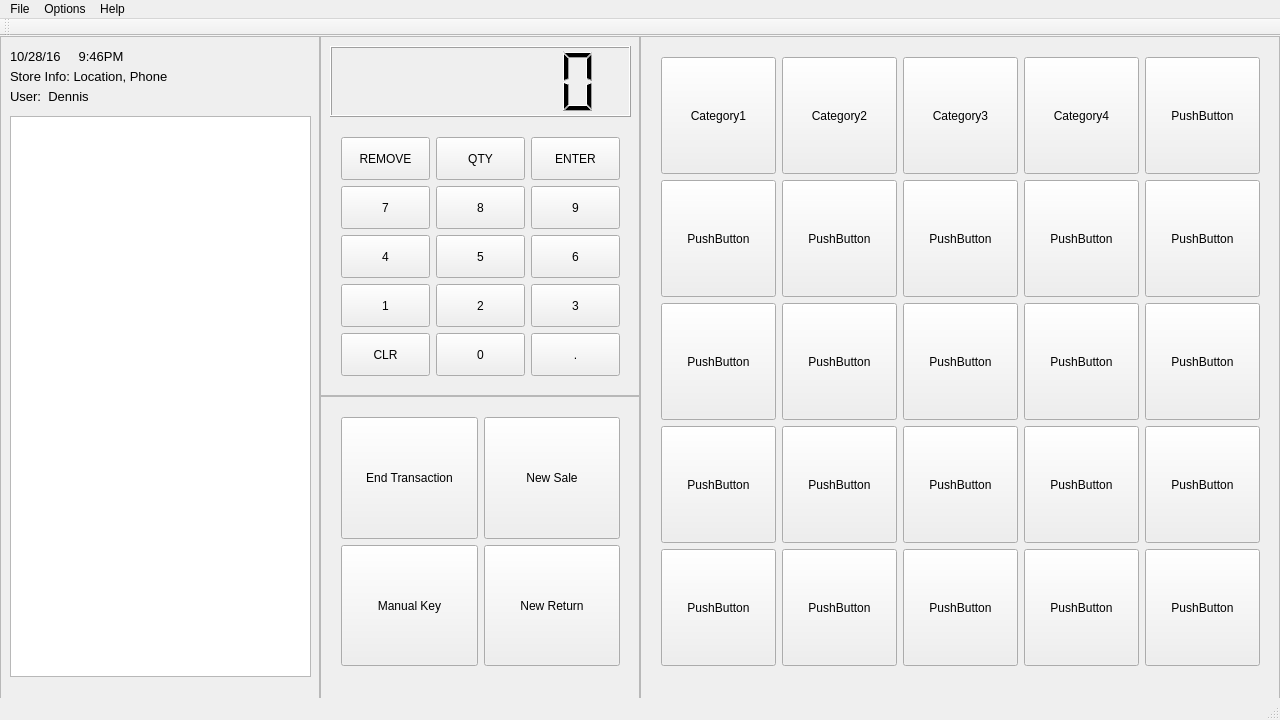
<?xml version="1.0" encoding="UTF-8"?>
<ui version="4.0">
 <class>MainWindow</class>
 <widget class="QMainWindow" name="MainWindow">
  <property name="geometry">
   <rect>
    <x>0</x>
    <y>0</y>
    <width>1280</width>
    <height>720</height>
   </rect>
  </property>
  <property name="windowTitle">
   <string>MainWindow</string>
  </property>
  <widget class="QWidget" name="centralWidget">
   <widget class="QFrame" name="frame">
    <property name="geometry">
     <rect>
      <x>320</x>
      <y>0</y>
      <width>320</width>
      <height>360</height>
     </rect>
    </property>
    <property name="frameShape">
     <enum>QFrame::StyledPanel</enum>
    </property>
    <property name="frameShadow">
     <enum>QFrame::Raised</enum>
    </property>
    <widget class="QWidget" name="widget" native="true">
     <property name="geometry">
      <rect>
       <x>10</x>
       <y>10</y>
       <width>301</width>
       <height>341</height>
      </rect>
     </property>
     <widget class="QLCDNumber" name="lcdNumber">
      <property name="geometry">
       <rect>
        <x>0</x>
        <y>0</y>
        <width>301</width>
        <height>71</height>
       </rect>
      </property>
      <property name="smallDecimalPoint">
       <bool>true</bool>
      </property>
      <property name="digitCount">
       <number>6</number>
      </property>
      <property name="segmentStyle">
       <enum>QLCDNumber::Filled</enum>
      </property>
      <property name="value" stdset="0">
       <double>0.000000000000000</double>
      </property>
      <property name="intValue" stdset="0">
       <number>0</number>
      </property>
      <property name="lcd_value" stdset="0">
       <number>0</number>
      </property>
     </widget>
     <widget class="QWidget" name="gridLayoutWidget">
      <property name="geometry">
       <rect>
        <x>0</x>
        <y>80</y>
        <width>301</width>
        <height>261</height>
       </rect>
      </property>
      <layout class="QGridLayout" name="gridLayout">
       <item row="3" column="1">
        <widget class="QPushButton" name="pushButton2">
         <property name="sizePolicy">
          <sizepolicy hsizetype="MinimumExpanding" vsizetype="MinimumExpanding">
           <horstretch>0</horstretch>
           <verstretch>0</verstretch>
          </sizepolicy>
         </property>
         <property name="minimumSize">
          <size>
           <width>2</width>
           <height>0</height>
          </size>
         </property>
         <property name="text">
          <string>2</string>
         </property>
        </widget>
       </item>
       <item row="3" column="0">
        <widget class="QPushButton" name="pushButton1">
         <property name="sizePolicy">
          <sizepolicy hsizetype="MinimumExpanding" vsizetype="MinimumExpanding">
           <horstretch>0</horstretch>
           <verstretch>0</verstretch>
          </sizepolicy>
         </property>
         <property name="minimumSize">
          <size>
           <width>2</width>
           <height>0</height>
          </size>
         </property>
         <property name="text">
          <string>1</string>
         </property>
        </widget>
       </item>
       <item row="2" column="1">
        <widget class="QPushButton" name="pushButton5">
         <property name="sizePolicy">
          <sizepolicy hsizetype="MinimumExpanding" vsizetype="MinimumExpanding">
           <horstretch>0</horstretch>
           <verstretch>0</verstretch>
          </sizepolicy>
         </property>
         <property name="minimumSize">
          <size>
           <width>2</width>
           <height>0</height>
          </size>
         </property>
         <property name="text">
          <string>5</string>
         </property>
        </widget>
       </item>
       <item row="2" column="2">
        <widget class="QPushButton" name="pushButton6">
         <property name="sizePolicy">
          <sizepolicy hsizetype="MinimumExpanding" vsizetype="MinimumExpanding">
           <horstretch>0</horstretch>
           <verstretch>0</verstretch>
          </sizepolicy>
         </property>
         <property name="minimumSize">
          <size>
           <width>2</width>
           <height>0</height>
          </size>
         </property>
         <property name="text">
          <string>6</string>
         </property>
        </widget>
       </item>
       <item row="1" column="2">
        <widget class="QPushButton" name="pushButton9">
         <property name="sizePolicy">
          <sizepolicy hsizetype="MinimumExpanding" vsizetype="MinimumExpanding">
           <horstretch>0</horstretch>
           <verstretch>0</verstretch>
          </sizepolicy>
         </property>
         <property name="minimumSize">
          <size>
           <width>2</width>
           <height>0</height>
          </size>
         </property>
         <property name="text">
          <string>9</string>
         </property>
        </widget>
       </item>
       <item row="3" column="2">
        <widget class="QPushButton" name="pushButton3">
         <property name="sizePolicy">
          <sizepolicy hsizetype="MinimumExpanding" vsizetype="MinimumExpanding">
           <horstretch>0</horstretch>
           <verstretch>0</verstretch>
          </sizepolicy>
         </property>
         <property name="minimumSize">
          <size>
           <width>2</width>
           <height>0</height>
          </size>
         </property>
         <property name="text">
          <string>3</string>
         </property>
        </widget>
       </item>
       <item row="0" column="2">
        <widget class="QPushButton" name="pushButtonEnter">
         <property name="sizePolicy">
          <sizepolicy hsizetype="Minimum" vsizetype="MinimumExpanding">
           <horstretch>0</horstretch>
           <verstretch>0</verstretch>
          </sizepolicy>
         </property>
         <property name="text">
          <string>ENTER</string>
         </property>
        </widget>
       </item>
       <item row="1" column="1">
        <widget class="QPushButton" name="pushButton8">
         <property name="sizePolicy">
          <sizepolicy hsizetype="MinimumExpanding" vsizetype="MinimumExpanding">
           <horstretch>0</horstretch>
           <verstretch>0</verstretch>
          </sizepolicy>
         </property>
         <property name="minimumSize">
          <size>
           <width>2</width>
           <height>0</height>
          </size>
         </property>
         <property name="text">
          <string>8</string>
         </property>
        </widget>
       </item>
       <item row="1" column="0">
        <widget class="QPushButton" name="pushButton7">
         <property name="sizePolicy">
          <sizepolicy hsizetype="MinimumExpanding" vsizetype="MinimumExpanding">
           <horstretch>0</horstretch>
           <verstretch>0</verstretch>
          </sizepolicy>
         </property>
         <property name="minimumSize">
          <size>
           <width>2</width>
           <height>0</height>
          </size>
         </property>
         <property name="text">
          <string>7</string>
         </property>
        </widget>
       </item>
       <item row="2" column="0">
        <widget class="QPushButton" name="pushButton4">
         <property name="sizePolicy">
          <sizepolicy hsizetype="MinimumExpanding" vsizetype="MinimumExpanding">
           <horstretch>0</horstretch>
           <verstretch>0</verstretch>
          </sizepolicy>
         </property>
         <property name="minimumSize">
          <size>
           <width>2</width>
           <height>0</height>
          </size>
         </property>
         <property name="text">
          <string>4</string>
         </property>
        </widget>
       </item>
       <item row="4" column="1">
        <widget class="QPushButton" name="pushButton0">
         <property name="sizePolicy">
          <sizepolicy hsizetype="MinimumExpanding" vsizetype="MinimumExpanding">
           <horstretch>0</horstretch>
           <verstretch>0</verstretch>
          </sizepolicy>
         </property>
         <property name="minimumSize">
          <size>
           <width>2</width>
           <height>0</height>
          </size>
         </property>
         <property name="text">
          <string>0</string>
         </property>
        </widget>
       </item>
       <item row="0" column="1">
        <widget class="QPushButton" name="pushButtonQty">
         <property name="sizePolicy">
          <sizepolicy hsizetype="Minimum" vsizetype="MinimumExpanding">
           <horstretch>0</horstretch>
           <verstretch>0</verstretch>
          </sizepolicy>
         </property>
         <property name="text">
          <string>QTY</string>
         </property>
        </widget>
       </item>
       <item row="4" column="2">
        <widget class="QPushButton" name="pushButtonDecimal">
         <property name="sizePolicy">
          <sizepolicy hsizetype="Minimum" vsizetype="MinimumExpanding">
           <horstretch>0</horstretch>
           <verstretch>0</verstretch>
          </sizepolicy>
         </property>
         <property name="text">
          <string>.</string>
         </property>
        </widget>
       </item>
       <item row="0" column="0">
        <widget class="QPushButton" name="pushButtonRemove">
         <property name="sizePolicy">
          <sizepolicy hsizetype="Minimum" vsizetype="MinimumExpanding">
           <horstretch>0</horstretch>
           <verstretch>0</verstretch>
          </sizepolicy>
         </property>
         <property name="text">
          <string>REMOVE</string>
         </property>
        </widget>
       </item>
       <item row="4" column="0">
        <widget class="QPushButton" name="pushButtonClr">
         <property name="sizePolicy">
          <sizepolicy hsizetype="MinimumExpanding" vsizetype="MinimumExpanding">
           <horstretch>0</horstretch>
           <verstretch>0</verstretch>
          </sizepolicy>
         </property>
         <property name="text">
          <string>CLR</string>
         </property>
        </widget>
       </item>
      </layout>
     </widget>
    </widget>
   </widget>
   <widget class="QFrame" name="frame_2">
    <property name="geometry">
     <rect>
      <x>640</x>
      <y>0</y>
      <width>640</width>
      <height>720</height>
     </rect>
    </property>
    <property name="frameShape">
     <enum>QFrame::StyledPanel</enum>
    </property>
    <property name="frameShadow">
     <enum>QFrame::Raised</enum>
    </property>
    <widget class="QWidget" name="gridLayoutWidget_3">
     <property name="geometry">
      <rect>
       <x>10</x>
       <y>10</y>
       <width>621</width>
       <height>631</height>
      </rect>
     </property>
     <layout class="QGridLayout" name="gridLayout_3">
      <item row="2" column="3">
       <widget class="QPushButton" name="pushButton_5">
        <property name="enabled">
         <bool>true</bool>
        </property>
        <property name="sizePolicy">
         <sizepolicy hsizetype="Minimum" vsizetype="MinimumExpanding">
          <horstretch>0</horstretch>
          <verstretch>0</verstretch>
         </sizepolicy>
        </property>
        <property name="text">
         <string>PushButton</string>
        </property>
       </widget>
      </item>
      <item row="2" column="4">
       <widget class="QPushButton" name="pushButton_6">
        <property name="enabled">
         <bool>true</bool>
        </property>
        <property name="sizePolicy">
         <sizepolicy hsizetype="Minimum" vsizetype="MinimumExpanding">
          <horstretch>0</horstretch>
          <verstretch>0</verstretch>
         </sizepolicy>
        </property>
        <property name="text">
         <string>PushButton</string>
        </property>
       </widget>
      </item>
      <item row="1" column="0">
       <widget class="QPushButton" name="pushButton_18">
        <property name="enabled">
         <bool>true</bool>
        </property>
        <property name="sizePolicy">
         <sizepolicy hsizetype="Minimum" vsizetype="MinimumExpanding">
          <horstretch>0</horstretch>
          <verstretch>0</verstretch>
         </sizepolicy>
        </property>
        <property name="text">
         <string>PushButton</string>
        </property>
       </widget>
      </item>
      <item row="4" column="1">
       <widget class="QPushButton" name="pushButton_22">
        <property name="enabled">
         <bool>true</bool>
        </property>
        <property name="sizePolicy">
         <sizepolicy hsizetype="Minimum" vsizetype="MinimumExpanding">
          <horstretch>0</horstretch>
          <verstretch>0</verstretch>
         </sizepolicy>
        </property>
        <property name="text">
         <string>PushButton</string>
        </property>
       </widget>
      </item>
      <item row="4" column="4">
       <widget class="QPushButton" name="pushButton_25">
        <property name="enabled">
         <bool>true</bool>
        </property>
        <property name="sizePolicy">
         <sizepolicy hsizetype="Minimum" vsizetype="MinimumExpanding">
          <horstretch>0</horstretch>
          <verstretch>0</verstretch>
         </sizepolicy>
        </property>
        <property name="text">
         <string>PushButton</string>
        </property>
       </widget>
      </item>
      <item row="4" column="2">
       <widget class="QPushButton" name="pushButton_23">
        <property name="enabled">
         <bool>true</bool>
        </property>
        <property name="sizePolicy">
         <sizepolicy hsizetype="Minimum" vsizetype="MinimumExpanding">
          <horstretch>0</horstretch>
          <verstretch>0</verstretch>
         </sizepolicy>
        </property>
        <property name="text">
         <string>PushButton</string>
        </property>
       </widget>
      </item>
      <item row="4" column="3">
       <widget class="QPushButton" name="pushButton_24">
        <property name="enabled">
         <bool>true</bool>
        </property>
        <property name="sizePolicy">
         <sizepolicy hsizetype="Minimum" vsizetype="MinimumExpanding">
          <horstretch>0</horstretch>
          <verstretch>0</verstretch>
         </sizepolicy>
        </property>
        <property name="text">
         <string>PushButton</string>
        </property>
       </widget>
      </item>
      <item row="0" column="0">
       <widget class="QPushButton" name="pushButton_3">
        <property name="enabled">
         <bool>true</bool>
        </property>
        <property name="sizePolicy">
         <sizepolicy hsizetype="Minimum" vsizetype="MinimumExpanding">
          <horstretch>0</horstretch>
          <verstretch>0</verstretch>
         </sizepolicy>
        </property>
        <property name="text">
         <string>Category1</string>
        </property>
       </widget>
      </item>
      <item row="0" column="1">
       <widget class="QPushButton" name="pushButton">
        <property name="enabled">
         <bool>true</bool>
        </property>
        <property name="sizePolicy">
         <sizepolicy hsizetype="Minimum" vsizetype="MinimumExpanding">
          <horstretch>0</horstretch>
          <verstretch>0</verstretch>
         </sizepolicy>
        </property>
        <property name="text">
         <string>Category2</string>
        </property>
       </widget>
      </item>
      <item row="1" column="2">
       <widget class="QPushButton" name="pushButton_8">
        <property name="enabled">
         <bool>true</bool>
        </property>
        <property name="sizePolicy">
         <sizepolicy hsizetype="Minimum" vsizetype="MinimumExpanding">
          <horstretch>0</horstretch>
          <verstretch>0</verstretch>
         </sizepolicy>
        </property>
        <property name="text">
         <string>PushButton</string>
        </property>
       </widget>
      </item>
      <item row="2" column="2">
       <widget class="QPushButton" name="pushButton_9">
        <property name="enabled">
         <bool>true</bool>
        </property>
        <property name="sizePolicy">
         <sizepolicy hsizetype="Minimum" vsizetype="MinimumExpanding">
          <horstretch>0</horstretch>
          <verstretch>0</verstretch>
         </sizepolicy>
        </property>
        <property name="text">
         <string>PushButton</string>
        </property>
       </widget>
      </item>
      <item row="3" column="4">
       <widget class="QPushButton" name="pushButton_12">
        <property name="enabled">
         <bool>true</bool>
        </property>
        <property name="sizePolicy">
         <sizepolicy hsizetype="Minimum" vsizetype="MinimumExpanding">
          <horstretch>0</horstretch>
          <verstretch>0</verstretch>
         </sizepolicy>
        </property>
        <property name="text">
         <string>PushButton</string>
        </property>
       </widget>
      </item>
      <item row="3" column="2">
       <widget class="QPushButton" name="pushButton_10">
        <property name="enabled">
         <bool>true</bool>
        </property>
        <property name="sizePolicy">
         <sizepolicy hsizetype="Minimum" vsizetype="MinimumExpanding">
          <horstretch>0</horstretch>
          <verstretch>0</verstretch>
         </sizepolicy>
        </property>
        <property name="text">
         <string>PushButton</string>
        </property>
       </widget>
      </item>
      <item row="3" column="3">
       <widget class="QPushButton" name="pushButton_11">
        <property name="enabled">
         <bool>true</bool>
        </property>
        <property name="sizePolicy">
         <sizepolicy hsizetype="Minimum" vsizetype="MinimumExpanding">
          <horstretch>0</horstretch>
          <verstretch>0</verstretch>
         </sizepolicy>
        </property>
        <property name="text">
         <string>PushButton</string>
        </property>
       </widget>
      </item>
      <item row="1" column="1">
       <widget class="QPushButton" name="pushButton_14">
        <property name="enabled">
         <bool>true</bool>
        </property>
        <property name="sizePolicy">
         <sizepolicy hsizetype="Minimum" vsizetype="MinimumExpanding">
          <horstretch>0</horstretch>
          <verstretch>0</verstretch>
         </sizepolicy>
        </property>
        <property name="text">
         <string>PushButton</string>
        </property>
       </widget>
      </item>
      <item row="2" column="1">
       <widget class="QPushButton" name="pushButton_15">
        <property name="enabled">
         <bool>true</bool>
        </property>
        <property name="sizePolicy">
         <sizepolicy hsizetype="Minimum" vsizetype="MinimumExpanding">
          <horstretch>0</horstretch>
          <verstretch>0</verstretch>
         </sizepolicy>
        </property>
        <property name="text">
         <string>PushButton</string>
        </property>
       </widget>
      </item>
      <item row="3" column="1">
       <widget class="QPushButton" name="pushButton_16">
        <property name="enabled">
         <bool>true</bool>
        </property>
        <property name="sizePolicy">
         <sizepolicy hsizetype="Minimum" vsizetype="MinimumExpanding">
          <horstretch>0</horstretch>
          <verstretch>0</verstretch>
         </sizepolicy>
        </property>
        <property name="text">
         <string>PushButton</string>
        </property>
       </widget>
      </item>
      <item row="3" column="0">
       <widget class="QPushButton" name="pushButton_20">
        <property name="enabled">
         <bool>true</bool>
        </property>
        <property name="sizePolicy">
         <sizepolicy hsizetype="Minimum" vsizetype="MinimumExpanding">
          <horstretch>0</horstretch>
          <verstretch>0</verstretch>
         </sizepolicy>
        </property>
        <property name="text">
         <string>PushButton</string>
        </property>
       </widget>
      </item>
      <item row="2" column="0">
       <widget class="QPushButton" name="pushButton_19">
        <property name="enabled">
         <bool>true</bool>
        </property>
        <property name="sizePolicy">
         <sizepolicy hsizetype="Minimum" vsizetype="MinimumExpanding">
          <horstretch>0</horstretch>
          <verstretch>0</verstretch>
         </sizepolicy>
        </property>
        <property name="text">
         <string>PushButton</string>
        </property>
       </widget>
      </item>
      <item row="4" column="0">
       <widget class="QPushButton" name="pushButton_21">
        <property name="enabled">
         <bool>true</bool>
        </property>
        <property name="sizePolicy">
         <sizepolicy hsizetype="Minimum" vsizetype="MinimumExpanding">
          <horstretch>0</horstretch>
          <verstretch>0</verstretch>
         </sizepolicy>
        </property>
        <property name="text">
         <string>PushButton</string>
        </property>
       </widget>
      </item>
      <item row="0" column="4">
       <widget class="QPushButton" name="pushButton_7">
        <property name="enabled">
         <bool>true</bool>
        </property>
        <property name="sizePolicy">
         <sizepolicy hsizetype="Minimum" vsizetype="MinimumExpanding">
          <horstretch>0</horstretch>
          <verstretch>0</verstretch>
         </sizepolicy>
        </property>
        <property name="text">
         <string>PushButton</string>
        </property>
       </widget>
      </item>
      <item row="0" column="2">
       <widget class="QPushButton" name="pushButton_4">
        <property name="enabled">
         <bool>true</bool>
        </property>
        <property name="sizePolicy">
         <sizepolicy hsizetype="Minimum" vsizetype="MinimumExpanding">
          <horstretch>0</horstretch>
          <verstretch>0</verstretch>
         </sizepolicy>
        </property>
        <property name="text">
         <string>Category3</string>
        </property>
       </widget>
      </item>
      <item row="1" column="3">
       <widget class="QPushButton" name="pushButton_13">
        <property name="enabled">
         <bool>true</bool>
        </property>
        <property name="sizePolicy">
         <sizepolicy hsizetype="Minimum" vsizetype="MinimumExpanding">
          <horstretch>0</horstretch>
          <verstretch>0</verstretch>
         </sizepolicy>
        </property>
        <property name="text">
         <string>PushButton</string>
        </property>
       </widget>
      </item>
      <item row="0" column="3">
       <widget class="QPushButton" name="pushButton_2">
        <property name="enabled">
         <bool>true</bool>
        </property>
        <property name="sizePolicy">
         <sizepolicy hsizetype="Minimum" vsizetype="MinimumExpanding">
          <horstretch>0</horstretch>
          <verstretch>0</verstretch>
         </sizepolicy>
        </property>
        <property name="text">
         <string>Category4</string>
        </property>
       </widget>
      </item>
      <item row="1" column="4">
       <widget class="QPushButton" name="pushButton_17">
        <property name="enabled">
         <bool>true</bool>
        </property>
        <property name="sizePolicy">
         <sizepolicy hsizetype="Minimum" vsizetype="MinimumExpanding">
          <horstretch>0</horstretch>
          <verstretch>0</verstretch>
         </sizepolicy>
        </property>
        <property name="text">
         <string>PushButton</string>
        </property>
       </widget>
      </item>
     </layout>
    </widget>
   </widget>
   <widget class="QFrame" name="frame_3">
    <property name="geometry">
     <rect>
      <x>320</x>
      <y>360</y>
      <width>320</width>
      <height>360</height>
     </rect>
    </property>
    <property name="frameShape">
     <enum>QFrame::StyledPanel</enum>
    </property>
    <property name="frameShadow">
     <enum>QFrame::Raised</enum>
    </property>
    <widget class="QWidget" name="gridLayoutWidget_4">
     <property name="geometry">
      <rect>
       <x>10</x>
       <y>10</y>
       <width>301</width>
       <height>271</height>
      </rect>
     </property>
     <layout class="QGridLayout" name="gridLayout_4">
      <item row="0" column="1">
       <widget class="QPushButton" name="pushButtonNewSale">
        <property name="sizePolicy">
         <sizepolicy hsizetype="Minimum" vsizetype="MinimumExpanding">
          <horstretch>0</horstretch>
          <verstretch>0</verstretch>
         </sizepolicy>
        </property>
        <property name="toolTip">
         <string>&lt;html&gt;&lt;head/&gt;&lt;body&gt;&lt;p&gt;Cancels current transaction.&lt;/p&gt;&lt;/body&gt;&lt;/html&gt;</string>
        </property>
        <property name="text">
         <string>New Sale</string>
        </property>
       </widget>
      </item>
      <item row="1" column="1">
       <widget class="QPushButton" name="pushButton_27">
        <property name="sizePolicy">
         <sizepolicy hsizetype="Minimum" vsizetype="MinimumExpanding">
          <horstretch>0</horstretch>
          <verstretch>0</verstretch>
         </sizepolicy>
        </property>
        <property name="text">
         <string>New Return</string>
        </property>
       </widget>
      </item>
      <item row="0" column="0">
       <widget class="QPushButton" name="pushButton_28">
        <property name="sizePolicy">
         <sizepolicy hsizetype="Minimum" vsizetype="MinimumExpanding">
          <horstretch>0</horstretch>
          <verstretch>0</verstretch>
         </sizepolicy>
        </property>
        <property name="toolTip">
         <string>&lt;html&gt;&lt;head/&gt;&lt;body&gt;&lt;p&gt;Checkout&lt;/p&gt;&lt;/body&gt;&lt;/html&gt;</string>
        </property>
        <property name="text">
         <string>End Transaction</string>
        </property>
       </widget>
      </item>
      <item row="1" column="0">
       <widget class="QPushButton" name="pushButton_29">
        <property name="sizePolicy">
         <sizepolicy hsizetype="Minimum" vsizetype="MinimumExpanding">
          <horstretch>0</horstretch>
          <verstretch>0</verstretch>
         </sizepolicy>
        </property>
        <property name="text">
         <string>Manual Key</string>
        </property>
       </widget>
      </item>
     </layout>
    </widget>
   </widget>
   <widget class="QFrame" name="frame_4">
    <property name="geometry">
     <rect>
      <x>0</x>
      <y>0</y>
      <width>320</width>
      <height>720</height>
     </rect>
    </property>
    <property name="frameShape">
     <enum>QFrame::StyledPanel</enum>
    </property>
    <property name="frameShadow">
     <enum>QFrame::Raised</enum>
    </property>
    <widget class="QTextBrowser" name="textBrowserTransaction">
     <property name="geometry">
      <rect>
       <x>10</x>
       <y>80</y>
       <width>301</width>
       <height>561</height>
      </rect>
     </property>
    </widget>
    <widget class="QLabel" name="label_DateTime">
     <property name="geometry">
      <rect>
       <x>10</x>
       <y>10</y>
       <width>161</width>
       <height>21</height>
      </rect>
     </property>
     <property name="font">
      <font>
       <pointsize>10</pointsize>
      </font>
     </property>
     <property name="text">
      <string>10/28/16     9:46PM</string>
     </property>
    </widget>
    <widget class="QLabel" name="label_User">
     <property name="geometry">
      <rect>
       <x>10</x>
       <y>50</y>
       <width>181</width>
       <height>20</height>
      </rect>
     </property>
     <property name="font">
      <font>
       <pointsize>10</pointsize>
      </font>
     </property>
     <property name="text">
      <string>User:  Dennis</string>
     </property>
    </widget>
    <widget class="QLabel" name="label_Store">
     <property name="geometry">
      <rect>
       <x>10</x>
       <y>30</y>
       <width>241</width>
       <height>20</height>
      </rect>
     </property>
     <property name="font">
      <font>
       <pointsize>10</pointsize>
      </font>
     </property>
     <property name="text">
      <string>Store Info: Location, Phone</string>
     </property>
    </widget>
   </widget>
   <zorder>frame</zorder>
   <zorder>frame_2</zorder>
   <zorder>frame_2</zorder>
   <zorder>frame_3</zorder>
   <zorder>frame_4</zorder>
  </widget>
  <widget class="QMenuBar" name="menuBar">
   <property name="geometry">
    <rect>
     <x>0</x>
     <y>0</y>
     <width>1280</width>
     <height>25</height>
    </rect>
   </property>
   <widget class="QMenu" name="menuPOS">
    <property name="title">
     <string>File</string>
    </property>
    <addaction name="actionSwitch_User"/>
    <addaction name="actionLogout"/>
   </widget>
   <widget class="QMenu" name="menuOptions">
    <property name="title">
     <string>Options</string>
    </property>
    <addaction name="actionAdd_Item"/>
    <addaction name="actionEdit_Items"/>
   </widget>
   <widget class="QMenu" name="menuHelp">
    <property name="title">
     <string>Help</string>
    </property>
    <addaction name="actionAbout"/>
   </widget>
   <addaction name="menuPOS"/>
   <addaction name="menuOptions"/>
   <addaction name="menuHelp"/>
  </widget>
  <widget class="QToolBar" name="mainToolBar">
   <attribute name="toolBarArea">
    <enum>TopToolBarArea</enum>
   </attribute>
   <attribute name="toolBarBreak">
    <bool>false</bool>
   </attribute>
  </widget>
  <widget class="QStatusBar" name="statusBar"/>
  <action name="actionSwitch_User">
   <property name="text">
    <string>Switch User</string>
   </property>
  </action>
  <action name="actionLogout">
   <property name="text">
    <string>Logout</string>
   </property>
  </action>
  <action name="actionAdd_Item">
   <property name="text">
    <string>Edit Buttons</string>
   </property>
  </action>
  <action name="actionEdit_Items">
   <property name="text">
    <string>Edit Items</string>
   </property>
  </action>
  <action name="actionAbout">
   <property name="text">
    <string>About</string>
   </property>
  </action>
 </widget>
 <layoutdefault spacing="6" margin="11"/>
 <resources/>
 <connections/>
</ui>
